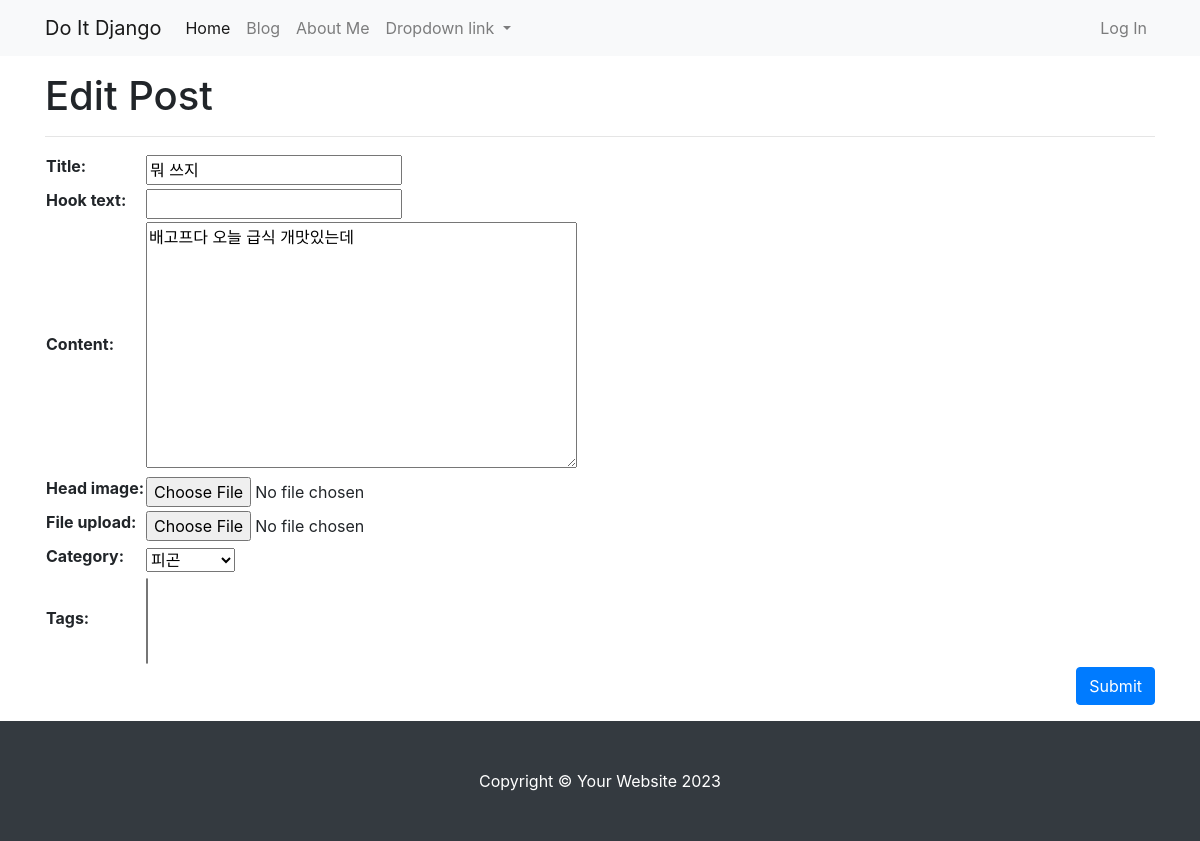
/blog/update_post/1/ (signed in), run on the app's committed database.
### blog/models.py (models this page shows, shortened)
class Post(models.Model):
    title = models.CharField(max_length=30)
    hook_text = models.CharField(max_length=100, blank=True)
    content = models.TextField()
    head_image = models.ImageField(upload_to='blog/images/%Y/%m/%d/', blank=True)
    file_upload = models.FileField(upload_to='blog/files/%Y/%m/%d/', blank=True)
    created_at = models.DateTimeField(auto_now_add=True)
    updated_at = models.DateTimeField(auto_now=True)
    author = models.ForeignKey(User, null=True, on_delete=models.SET_NULL)
    category = models.ForeignKey(Category, null=True, blank=True, on_delete=models.SET_NULL)
    tags = models.ManyToManyField(Tag, blank=True)

### blog/views.py (the view)
# urls.py: path('update_post/<int:pk>/', views.PostUpdate.as_view()),
class PostUpdate(LoginRequiredMixin, UpdateView):
    model = Post # Post 모델을 사용한다고 선언
    fields = ['title', 'hook_text', 'content', 'head_image', 'file_upload', 'category', 'tags']
    template_name = 'blog/post_update_form.html'
    def dispatch(self, request, *args, **kwargs):
        if request.user.is_authenticated and request.user == self.get_object().author:
            return super(PostUpdate, self).dispatch(request, *args, **kwargs)
        else:
            raise PermissionDenied

### blog/models.py (called while the page is built)
    def __str__(self):
        return self.name

### blog/templates/blog/post_update_form.html (shortened to what this page needs)
{% extends 'blog/base_full_width.html' %}
{% block main_area %}
    <h1>Edit Post</h1>
    <hr />
    <form method="post" enctype="multupart/form-date">
        <table>
            {{ form }}
        </table>
        <button type="submit" class="btn btn-primary float-right">Submit</button>
    </form>
{% endblock %}

### data on the page
Post: title "뭐 쓰지", content "배고프다 오늘 급식 개맛있는데", category "피곤"
